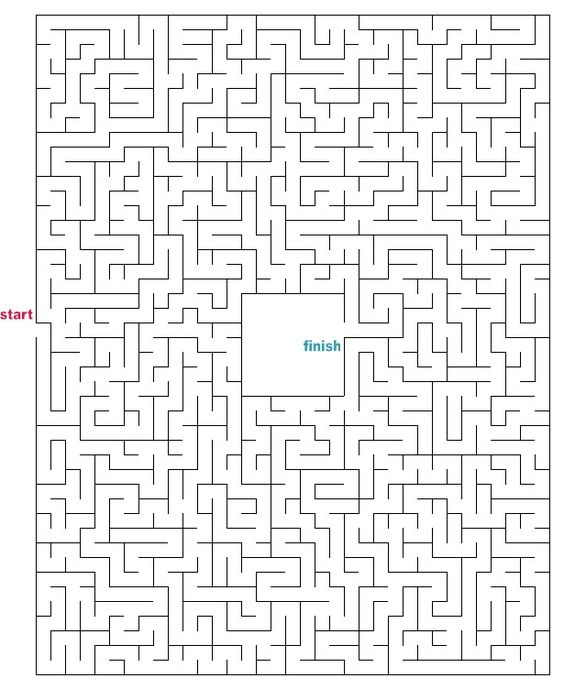
#> input picture maze5.jpg, 564 x 689 px
$ python dijkstra_algorithm.py
#> lines starting #> are read from the running program, lines starting #| are printed output that depends on the picture; after the words box and inside, x2 and y2 are one past the last pixel; in counts of white or black regions, pixels touching at a corner belong together
# -*- coding: utf-8 -*-
"""Dijkstra algorithm.ipynb

Automatically generated by Colaboratory.

Original file is located at
    https://colab.research.google.com/drive/1kLuQX4yKikjpVOR8X9OAmmiF9pptt5pd
"""

import cv2
import matplotlib.pyplot as plt
import numpy as np
import heapq
import tqdm

INFINITE = 9999999999
# float('inf')


file = 'maze.png'
file2 = 'maze5.jpg'

RED = (255, 0, 0)
BLUE = (0, 0, 255)
GREEN = (0, 255, 0)
# START_POINT = (220, 5)
# END_POINT = (5, 20)
START_POINT = (315, 20)
END_POINT = (342, 311)

img = cv2.imread(file2)  # read an image from a file using
#> img is the input picture: shape (689, 564, 3); mean B, G, R 237.5, 237.5, 237.5
cv2.circle(img, START_POINT, 3, RED, -1)  # add a circle at (5, 220)
#> img: shape (689, 564, 3); 0.01% of pixels changed, all inside (x1, y1, x2, y2) = (312, 17, 319, 24)
cv2.circle(img, END_POINT, 3, BLUE, -1)  # add a circle at (5,5)
#> img: shape (689, 564, 3); mean B, G, R 237.5, 237.5, 237.5

# Your Code Should Be Here
WIDTH, HEIGHT = img.shape[0:2]
#> WIDTH = 689; HEIGHT = 564
print('width  =', WIDTH, 'height = ', HEIGHT)
#| width  = 689 height =  564


def prefer(math):
    math = math[:, :, 0]
    math = math // 200
    math = math * INFINITE
    return math


def in_rang(x, y):
    return WIDTH > x >= 0 and HEIGHT > y >= 0


def get_neighbors(math, x, y):
    neighbors = []
    for i in range(-1, 2):
        for j in range(-1, 2):
            if in_rang(x + i, y + j):
                if bool(math[x + i, y + j]) and not (i == 0 and j == 0):
                    neighbors.append((x + i, y + j))
    return neighbors


def resque(math, start, neighbor, heap_min, parent_path):
    """resque and return val of call """
    cost = cost_distans(start, neighbor)
    distans = cost + math[start]
    if math[neighbor] > distans:
        parent_path[neighbor] = start
        heapq.heappush(heap_min, (distans, neighbor))
        math[neighbor] = distans
    return math[neighbor]


def cost_distans(start, neighbor):
    """calculate Pitagoras :return distans """
    return ((start[0] - neighbor[0]) ** 2 + (start[1] - neighbor[1]) ** 2) ** .5


def dijkstra(math, start_point, end_point):
    math = prefer(math)
    math[start_point] = 0

    heap_min = []
    visited = set()
    parent_path = {}

    h, w = math.shape
    progress = tqdm.tqdm(total=h * w)
    point = start_point

    while end_point != point:
        progress.update(1)
        visited.add(point)
        for neighbor in get_neighbors(math, *point):
            if neighbor not in visited:
                resque(math, point, neighbor, heap_min, parent_path)
        _, point = heapq.heappop(heap_min)
    return get_path(end_point, start_point, parent_path), visited


def mark_visited(img, nodes):
    for i, j in nodes:
        img[i, j] = BLUE


def get_path(end_point, start_point, parent_path):
    path = []
    node = end_point
    while node != start_point:
        path.append(node)
        node = parent_path[node]
    return path[::-1]


def drawPath(img, path, thickness=3):
    '''path is a list of (x,y) tuples'''
    x0, y0 = path[0]
    for vertex in path[1:]:
        x1, y1 = vertex
        cv2.line(img, (y0, x0), (y1, x1), RED, thickness)
        x0, y0 = vertex


path, visited = dijkstra(img, START_POINT, END_POINT)
#> in prefer, `math = math // 200`:
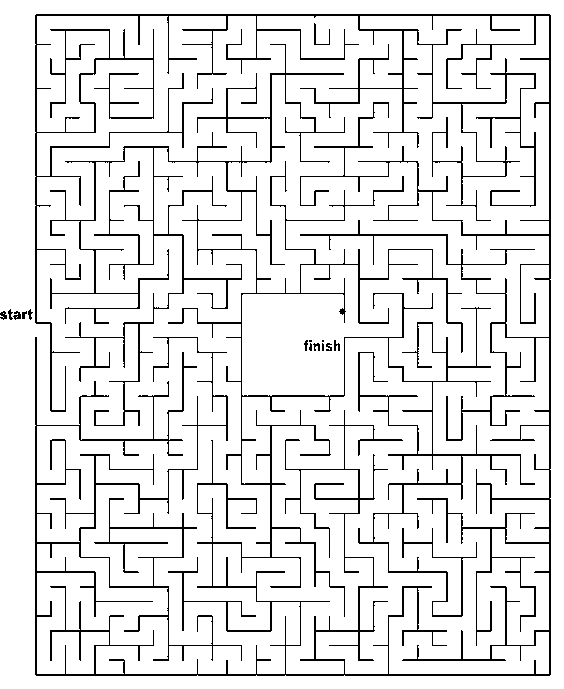
#> math: shape (689, 564); values 0 (black) and 1 (white), 90.4% white; black in thin lines or dots
#> in prefer, `math = math * INFINITE`: math: shape (689, 564) uint64; values 0 (black) and 1e+10 (white), 90.4% white; black in thin lines or dots
#> the loop in dijkstra, `while end_point != point:` made 272495 passes
#> point on passes 2 to 4: (314, 21), (316, 21), (313, 21)
#> after the loop in dijkstra, `while end_point != point:`:
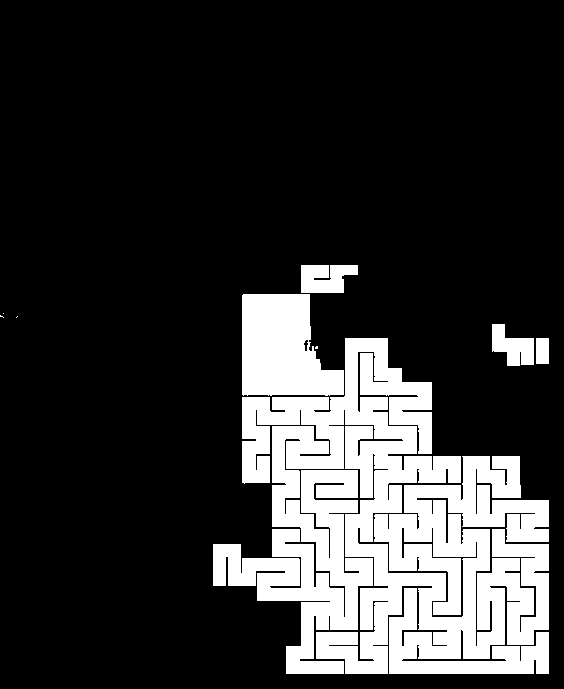
#> math: shape (689, 564) uint64; min 0, max 1e+10, mean 2.03e+09; drawn with min black and max white
#> after the loop in dijkstra, `while end_point != point:`: visited = 272495 items
#> path = 1703 pairs, first value 43 to 412, second value 21 to 463; visited = 272495 items
# img = cv2.imread(file2)
mark_visited(img, visited)
#> after the loop in mark_visited, `for i, j in nodes:`:
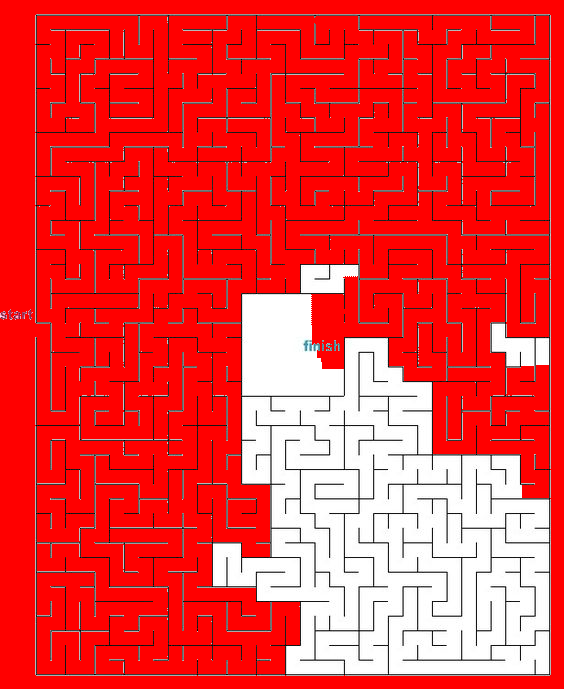
#> img: shape (689, 564, 3); mean B, G, R 60.1, 60.1, 239
drawPath(img, path)
#> in drawPath, `x0, y0 = path[0]`: x0 = 316; y0 = 21
#> the loop in drawPath, `for vertex in path[1:]:` made 1702 passes
#> (vertex, y1, y0) on passes 1 to 3: ((317, 21), 21, 21), ((318, 21), 21, 21), ((319, 21), 21, 21)
#> after the loop in drawPath, `for vertex in path[1:]:`:
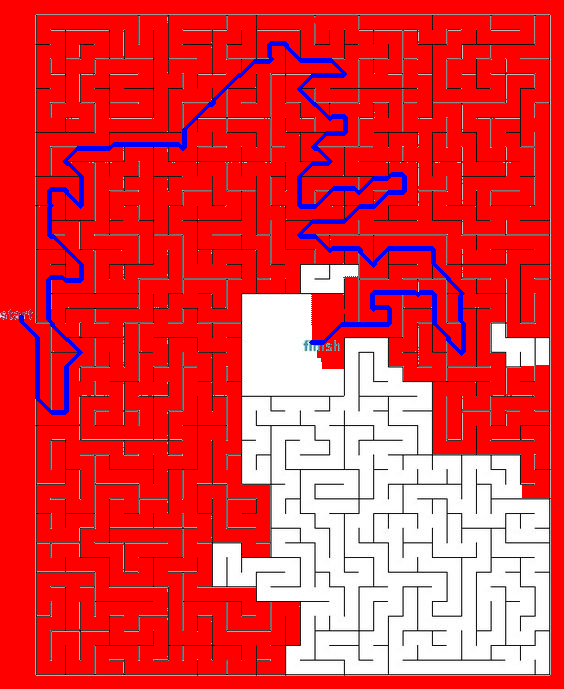
#> img: shape (689, 564, 3); 2.19% of pixels changed, all inside (x1, y1, x2, y2) = (19, 41, 466, 415)

plt.figure(figsize=(10, 10))
plt.imshow(img)  # show the image on the screen
plt.show()
